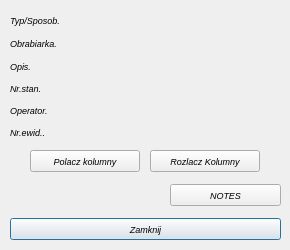
<?xml version="1.0" encoding="UTF-8"?>
<ui version="4.0">
 <class>Hover_Kolumny</class>
 <widget class="QDialog" name="Hover_Kolumny">
  <property name="geometry">
   <rect>
    <x>0</x>
    <y>0</y>
    <width>290</width>
    <height>250</height>
   </rect>
  </property>
  <property name="sizePolicy">
   <sizepolicy hsizetype="Ignored" vsizetype="Preferred">
    <horstretch>0</horstretch>
    <verstretch>0</verstretch>
   </sizepolicy>
  </property>
  <property name="font">
   <font>
    <family>MS Shell Dlg 2</family>
    <pointsize>8</pointsize>
    <italic>true</italic>
   </font>
  </property>
  <property name="windowTitle">
   <string>hover_Kolumny</string>
  </property>
  <widget class="QLabel" name="wpis_kient">
   <property name="geometry">
    <rect>
     <x>10</x>
     <y>122</y>
     <width>91</width>
     <height>20</height>
    </rect>
   </property>
   <property name="font">
    <font>
     <family>MS Shell Dlg 2</family>
     <pointsize>7</pointsize>
     <italic>true</italic>
     <bold>false</bold>
    </font>
   </property>
   <property name="text">
    <string>Nr.ewid..</string>
   </property>
  </widget>
  <widget class="QPushButton" name="Zamyka_edycje">
   <property name="geometry">
    <rect>
     <x>10</x>
     <y>218</y>
     <width>271</width>
     <height>22</height>
    </rect>
   </property>
   <property name="font">
    <font>
     <family>MS Shell Dlg 2</family>
     <pointsize>7</pointsize>
     <italic>true</italic>
     <bold>false</bold>
    </font>
   </property>
   <property name="text">
    <string>Zamknij</string>
   </property>
  </widget>
  <widget class="QLabel" name="label">
   <property name="geometry">
    <rect>
     <x>10</x>
     <y>10</y>
     <width>91</width>
     <height>20</height>
    </rect>
   </property>
   <property name="font">
    <font>
     <family>MS Shell Dlg 2</family>
     <pointsize>7</pointsize>
     <italic>true</italic>
     <bold>false</bold>
    </font>
   </property>
   <property name="text">
    <string>Typ/Sposob.</string>
   </property>
  </widget>
  <widget class="QLabel" name="selftext_items3_3">
   <property name="geometry">
    <rect>
     <x>10</x>
     <y>32</y>
     <width>91</width>
     <height>22</height>
    </rect>
   </property>
   <property name="font">
    <font>
     <family>MS Shell Dlg 2</family>
     <pointsize>7</pointsize>
     <italic>true</italic>
     <bold>false</bold>
    </font>
   </property>
   <property name="text">
    <string>Obrabiarka.</string>
   </property>
  </widget>
  <widget class="QLabel" name="selftext_items3_4">
   <property name="geometry">
    <rect>
     <x>10</x>
     <y>78</y>
     <width>91</width>
     <height>20</height>
    </rect>
   </property>
   <property name="font">
    <font>
     <family>MS Shell Dlg 2</family>
     <pointsize>7</pointsize>
     <italic>true</italic>
     <bold>false</bold>
    </font>
   </property>
   <property name="text">
    <string>Nr.stan.</string>
   </property>
  </widget>
  <widget class="QPushButton" name="notes_kolumny">
   <property name="geometry">
    <rect>
     <x>170</x>
     <y>184</y>
     <width>111</width>
     <height>22</height>
    </rect>
   </property>
   <property name="font">
    <font>
     <family>MS Shell Dlg 2</family>
     <pointsize>7</pointsize>
     <italic>true</italic>
     <bold>false</bold>
    </font>
   </property>
   <property name="text">
    <string>NOTES</string>
   </property>
  </widget>
  <widget class="QLabel" name="selftext_items1_2">
   <property name="geometry">
    <rect>
     <x>10</x>
     <y>56</y>
     <width>91</width>
     <height>20</height>
    </rect>
   </property>
   <property name="font">
    <font>
     <family>MS Shell Dlg 2</family>
     <pointsize>7</pointsize>
     <italic>true</italic>
     <bold>false</bold>
    </font>
   </property>
   <property name="text">
    <string>Opis.</string>
   </property>
  </widget>
  <widget class="QLabel" name="selftext_items3_5">
   <property name="geometry">
    <rect>
     <x>10</x>
     <y>100</y>
     <width>91</width>
     <height>20</height>
    </rect>
   </property>
   <property name="font">
    <font>
     <family>MS Shell Dlg 2</family>
     <pointsize>7</pointsize>
     <italic>true</italic>
     <bold>false</bold>
    </font>
   </property>
   <property name="text">
    <string>Operator.</string>
   </property>
  </widget>
  <widget class="QLabel" name="wpis_nrprac">
   <property name="geometry">
    <rect>
     <x>110</x>
     <y>122</y>
     <width>171</width>
     <height>20</height>
    </rect>
   </property>
   <property name="font">
    <font>
     <family>MS Shell Dlg 2</family>
     <pointsize>7</pointsize>
     <italic>true</italic>
     <bold>true</bold>
    </font>
   </property>
   <property name="text">
    <string/>
   </property>
  </widget>
  <widget class="QLabel" name="selftext_items1_3">
   <property name="geometry">
    <rect>
     <x>110</x>
     <y>56</y>
     <width>171</width>
     <height>20</height>
    </rect>
   </property>
   <property name="font">
    <font>
     <family>MS Shell Dlg 2</family>
     <pointsize>7</pointsize>
     <italic>true</italic>
     <bold>true</bold>
    </font>
   </property>
   <property name="text">
    <string/>
   </property>
  </widget>
  <widget class="QLabel" name="label_2">
   <property name="geometry">
    <rect>
     <x>110</x>
     <y>10</y>
     <width>171</width>
     <height>20</height>
    </rect>
   </property>
   <property name="font">
    <font>
     <family>MS Shell Dlg 2</family>
     <pointsize>7</pointsize>
     <italic>true</italic>
     <bold>true</bold>
    </font>
   </property>
   <property name="text">
    <string/>
   </property>
  </widget>
  <widget class="QLabel" name="selftext_items3_6">
   <property name="geometry">
    <rect>
     <x>110</x>
     <y>100</y>
     <width>171</width>
     <height>20</height>
    </rect>
   </property>
   <property name="font">
    <font>
     <family>MS Shell Dlg 2</family>
     <pointsize>7</pointsize>
     <italic>true</italic>
     <bold>true</bold>
    </font>
   </property>
   <property name="text">
    <string/>
   </property>
  </widget>
  <widget class="QLabel" name="selftext_items3_7">
   <property name="geometry">
    <rect>
     <x>109</x>
     <y>78</y>
     <width>171</width>
     <height>20</height>
    </rect>
   </property>
   <property name="font">
    <font>
     <family>MS Shell Dlg 2</family>
     <pointsize>7</pointsize>
     <italic>true</italic>
     <bold>true</bold>
    </font>
   </property>
   <property name="text">
    <string/>
   </property>
  </widget>
  <widget class="QLabel" name="selftext_items3_8">
   <property name="geometry">
    <rect>
     <x>110</x>
     <y>32</y>
     <width>171</width>
     <height>22</height>
    </rect>
   </property>
   <property name="font">
    <font>
     <family>MS Shell Dlg 2</family>
     <pointsize>7</pointsize>
     <italic>true</italic>
     <bold>true</bold>
    </font>
   </property>
   <property name="text">
    <string/>
   </property>
  </widget>
  <widget class="QPushButton" name="pushButton_4">
   <property name="geometry">
    <rect>
     <x>30</x>
     <y>150</y>
     <width>110</width>
     <height>22</height>
    </rect>
   </property>
   <property name="font">
    <font>
     <family>MS Shell Dlg 2</family>
     <pointsize>7</pointsize>
     <italic>true</italic>
     <bold>false</bold>
    </font>
   </property>
   <property name="text">
    <string>Polacz kolumny</string>
   </property>
  </widget>
  <widget class="QPushButton" name="pushButton_6">
   <property name="geometry">
    <rect>
     <x>150</x>
     <y>150</y>
     <width>110</width>
     <height>22</height>
    </rect>
   </property>
   <property name="font">
    <font>
     <family>MS Shell Dlg 2</family>
     <pointsize>7</pointsize>
     <italic>true</italic>
     <bold>false</bold>
    </font>
   </property>
   <property name="text">
    <string>Rozlacz Kolumny</string>
   </property>
  </widget>
 </widget>
 <resources/>
 <connections/>
</ui>
